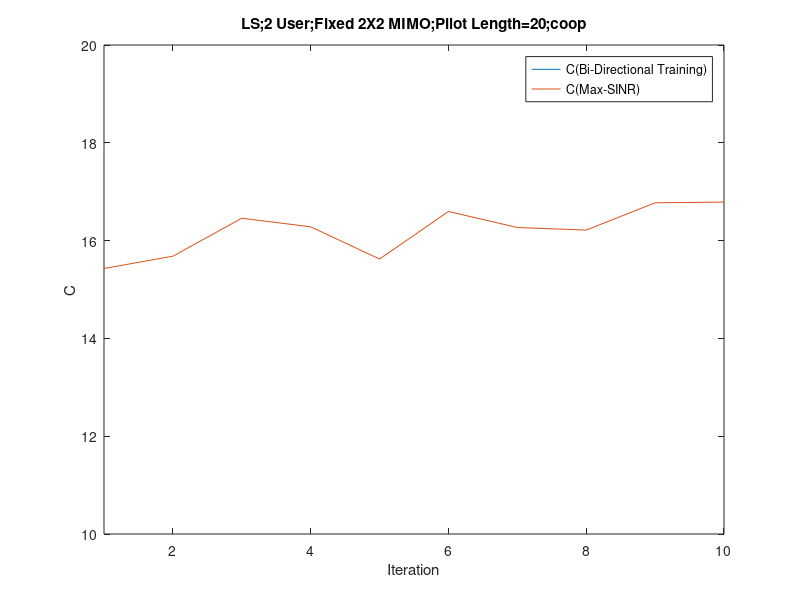

The MATLAB script that drew this image:
%2 user, 2X2 MIMO Channel
%All Channels(cooperation)
%calculate MSE
%LS Filter
%add realization function
clc
clear

for k=1:2
SINR_c_without_stat(:,k)= zeros(100,1);
SINR_c_know_stat(:,k)= zeros(100,1);
SINR_p_without_stat(:,k)= zeros(100,1);
SINR_p_know_stat(:,k)= zeros(100,1);
end

sigma = sqrt(10^(-3));

i = 2; %FilterLength
Realization=500;

  for R=1:Realization
        
        R
        
        H{1,1}=(1/sqrt(2))*[randn(1,1)+1i*randn(1,1) randn(1,1)+1i*randn(1,1);randn(1,1)+1i*randn(1,1) randn(1,1)+1i*randn(1,1)];
        H{1,2}=0.8*(1/sqrt(2))*[randn(1,1)+1i*randn(1,1) randn(1,1)+1i*randn(1,1);randn(1,1)+1i*randn(1,1) randn(1,1)+1i*randn(1,1)];
        H{2,1}=0.8*(1/sqrt(2))*[randn(1,1)+1i*randn(1,1) randn(1,1)+1i*randn(1,1);randn(1,1)+1i*randn(1,1) randn(1,1)+1i*randn(1,1)];
        H{2,2}=(1/sqrt(2))*[randn(1,1)+1i*randn(1,1) randn(1,1)+1i*randn(1,1);randn(1,1)+1i*randn(1,1) randn(1,1)+1i*randn(1,1)];

        Z{1,1}=H{1,1}.';
        Z{1,2}=H{2,1}.';
        Z{2,1}=H{1,2}.';
        Z{2,2}=H{2,2}.';
        Big_Z = [Z{1,1} Z{1,2};Z{2,1} Z{2,2}];

        for k = 1:2
            gp(:,k)=[1;1];
            gp_w(:,k)=[1;1];
            gp(:,k)=gp(:,k)/norm(gp(:,k));
            gp_w(:,k)=gp_w(:,k)/norm(gp_w(:,k));
            gc(:,k)=[1;1];
            gc_w(:,k)=[1;1];
            gc(:,k)=gc(:,k)/norm(gc(:,k));
            gc_w(:,k)=gc_w(:,k)/norm(gc_w(:,k));
            
            
        end

for iteration = 1:10
    
    iteration;

                %Normalized g
                for k = 1:2
                gp(:,k)=gp(:,k)/norm(gp(:,k));
                gp_w(:,k)=gp_w(:,k)/norm(gp_w(:,k));
                gc(:,k)=gc(:,k)/norm(gc(:,k));
                gc_w(:,k)=gc_w(:,k)/norm(gc_w(:,k));
                end
                
                Gc_w=[gc_w(:,1);gc_w(:,2)];
            
           
            %Backward Training
            for iter1 = 1:i

                    for k =1:2
                        if rand-0.5 >= 0
                                    xp_b(k,iter1) = 1;
                                else
                                    xp_b(k,iter1) = -1;
                        end
                    end
                    
                    if rand-0.5 >= 0
                                xc_b(iter1) = 1;
                            else
                                xc_b(iter1) = -1;
                    end
                    
                       
                    for k = 1:2

                                neq_p(:,iter1,k) = [0;0];
                                for j = 1:2
                                    if j~=k; 
                                        neq_p(:,iter1,k) = neq_p(:,iter1,k) + Z{k,j}*gp(:,j)*xp_b(j,iter1);
                                    end
                                end

                                neq_p_w(:,iter1,k) = [0;0];
                                for j = 1:2
                                    if j~=k;
                                        neq_p_w(:,iter1,k) = neq_p_w(:,iter1,k) + Z{k,j}*gp_w(:,j);
                                    end
                                end
                                
                                neq(:,iter1,k) = [0;0];
                                for j = 1:2
                                    if j~=k; 
                                        neq(:,iter1,k) = neq(:,iter1,k) + Z{k,j}*gc(:,j)*xc_b(iter1);
                                    end
                                end

                                neq_w(:,iter1,k) = [0;0];
                                for j = 1:2
                                    if j~=k;
                                        neq_w(:,iter1,k) = neq_w(:,iter1,k) + Z{k,j}*gc_w(:,j);
                                    end
                                end

                                all_w(:,iter1,k) = [0;0];
                                for j = 1:2
                                        all_w(:,iter1,k) = all_w(:,iter1,k) + Z{k,j}*gc_w(:,j);
                                end

                           
                    end
                    
                    for k = 1:2    
                                yb(:,iter1,k) = Z{k,k}*(gp(:,k)*xp_b(k,iter1))...
                                                +neq_p(:,iter1,k)...
                                                +sigma*(1/sqrt(2))*[(randn(1,1)+1i*randn(1,1));(randn(1,1)+1i*randn(1,1))]...
                                                +Z{k,k}*(gc(:,k)*xc_b(iter1))...
                                                +neq(:,iter1,k);
                    end
                           
            end
                    
            
            
                    for k = 1:2
                            vp_w(:,k) = inv(  Z{k,k}*gp_w(:,k)*gp_w(:,k)'*Z{k,k}'... 
                                            + neq_p_w(:,iter1,k)*(neq_p_w(:,iter1,k))'...  
                                            + eye(2)*sigma^2 ...
                                            + Z{k,k}*gc_w(:,k)*gc_w(:,k)'*Z{k,k}'...
                                            + neq_w(:,iter1,k)*(neq_w(:,iter1,k))'...
                                            + Z{k,k}*gc_w(:,k)*(neq_w(:,iter1,k))'...
                                            + (Z{k,k}*gc_w(:,k)*(neq_w(:,iter1,k))')'...
                                            ) * (Z{k,k}*gp_w(:,k)); 
                                        
                            
                            
                    end
                    
                    Vc_w = inv(  Big_Z*Gc_w*Gc_w'*Big_Z'...
                                        +Big_Z*[gp_w(:,1)*gp_w(:,1)' 0*eye(2);0*eye(2) gp_w(:,1)*gp_w(:,1)' ]*Big_Z'...
                                        +sigma^2*eye(4) )*(Big_Z*Gc_w);
            
                    for k = 1:2
                    vp(:,k)  = inv(yb(:,:,k)*yb(:,:,k)')*yb(:,:,k)*xp_b(k,:)';
                    z = inv([yb(:,:,1);yb(:,:,2)]*[yb(:,:,1);yb(:,:,2)]')*[yb(:,:,1);yb(:,:,2)]*xc_b';
                    vc(:,k)=z(2*k-1:2*k);
                    end
            
                    for k = 1:2
                    vp(:,k)=vp(:,k)/norm(vp(:,k));
                    vp_w(:,k)=vp_w(:,k)/norm(vp_w(:,k));
                    vc(:,k)=sqrt(2)*vc(:,k)/norm([vc(:,1);vc(:,2)]);
                    end
                    
                    Vc_w=sqrt(2)*Vc_w/norm(Vc_w);
                    for k = 1:2
                    vc_w(:,k)=Vc_w(2*k-1:2*k); 
                    end
       

            %Forward Training  
            for iter2 = 1:i

                    for k = 1:2
                        if rand-0.5 >= 0
                                    xp_f(k,iter2) = 1;
                                else
                                    xp_f(k,iter2) = -1;
                        end
                    end
                    
                    if rand-0.5 >= 0
                                xc_f(iter2) = 1;
                            else
                                xc_f(iter2) = -1;
                    end

                    for k = 1:2

                                neq_p(:,iter2,k) = [0;0];
                                for j = 1:2
                                    if j~=k; 
                                        neq_p(:,iter2,k) = neq_p(:,iter2,k) + H{k,j}*vp(:,j)*xp_f(j,iter2);
                                    end
                                end

                                neq_p_w(:,iter2,k) = [0;0];
                                for j = 1:2
                                    if j~=k;
                                        neq_p_w(:,iter2,k) = neq_p_w(:,iter2,k) + H{k,j}*vp_w(:,j);
                                    end
                                end
                                
                                neq(:,iter2,k) = [0;0];
                                for j = 1:2
                                    if j~=k; 
                                        neq(:,iter2,k) = neq(:,iter2,k) + H{k,j}*vc(:,j)*xc_f(iter2);
                                    end
                                end

                                neq_w(:,iter2,k) = [0;0];
                                for j = 1:2
                                    if j~=k;
                                        neq_w(:,iter2,k) = neq_w(:,iter2,k) + H{k,j}*vc_w(:,j);
                                    end
                                end

                                all_w(:,iter2,k) = [0;0];
                                for j = 1:2
                                        all_w(:,iter2,k) = all_w(:,iter2,k) + H{k,j}*vc_w(:,j);
                                end

                    end
                    
                    for k = 1:2    
                    yf(:,iter2,k) = H{k,k}*(vp(:,k)*xp_f(k,iter2))...
                                    +neq_p(:,iter2,k)...
                                    +sigma*(1/sqrt(2))*[(randn(1,1)+1i*randn(1,1));(randn(1,1)+1i*randn(1,1))]...
                                    +H{k,k}*(vc(:,k)*xc_f(iter2))...
                                    +neq(:,iter2,k);
                    end
                   
            end 
    
                for k = 1:2 
                gp_w(:,k) = inv(  H{k,k}*vp_w(:,k)*vp_w(:,k)'*H{k,k}'...
                                + neq_p_w(:,iter2,k)*(neq_p_w(:,iter2,k))'...  
                                + eye(2)*sigma^2 ...
                                + H{k,k}*vc_w(:,k)*vc_w(:,k)'*H{k,k}'...
                                + neq_w(:,iter2,k)*(neq_w(:,iter2,k))'...
                                + neq_w(:,iter2,k)*vc_w(:,k)'*H{k,k}'...
                                + H{k,k}*vc_w(:,k)*(neq_w(:,iter2,k))'...
                                ) * (H{k,k}*vp_w(:,k));
                            
                gc_w(:,k) = inv(  H{k,k}*vc_w(:,k)*vc_w(:,k)'*H{k,k}'  + neq_w(:,iter2,k)*(neq_w(:,iter2,k))'...  
                            + neq_w(:,iter2,k)*vc_w(:,k)'*H{k,k}'  + H{k,k}*vc_w(:,k)*(neq_w(:,iter2,k))'...
                            + eye(2)*sigma^2 ...
                            + H{k,k}*vp_w(:,k)*vp_w(:,k)'*H{k,k}'...
                            + neq_p_w(:,iter2,k)*(neq_p_w(:,iter2,k))'...
                            ) * all_w(:,iter2,k);  
                        
          
                
                            
                end

                for k = 1:2
                gp(:,k)  = inv(yf(:,:,k)*yf(:,:,k)')*yf(:,:,k)*xp_f(k,:)';
                gc(:,k)  = inv(yf(:,:,k)*yf(:,:,k)')*yf(:,:,k)*xc_f';
               
                
                end
                
                      
            
    
                %for SINR
            for k = 1:2
                
                %%%%%%%%%%%
                neq_SINR_p(iteration,k) = 0;
                for j = 1:2
                    if j~=k; 
                neq_SINR_p(iteration,k) = neq_SINR_p(iteration,k) + norm(gp(:,k)'*H{k,j}*vp(:,j))^2;
                    end
                end
                %%%%%%%%%%%
                neq_SINR_p_w(iteration,k) = 0;
                for j = 1:2
                    if j~=k; 
                neq_SINR_p_w(iteration,k) = neq_SINR_p_w(iteration,k) + norm(gp_w(:,k)'*H{k,j}*vp_w(:,j))^2;
                    end
                end
                
                all_SINR(:,iteration,k) = [0;0];
                for j = 1:2
                all_SINR(:,iteration,k) = all_SINR(:,iteration,k) + H{k,j}*vc(:,j);
                end

                all_SINR_w(:,iteration,k) = [0;0];
                for j = 1:2
                all_SINR_w(:,iteration,k) = all_SINR_w(:,iteration,k) + H{k,j}*vc_w(:,j);
                end
                
                %%%%%%%%%%
                all_SINR_cp(iteration,k) = 0;
                for j = 1:2
                all_SINR_cp(iteration,k) = all_SINR_cp(iteration,k) + norm(gc(:,k)'*H{k,j}*vp(:,j))^2;
                end
                %%%%%%%%%%
                all_SINR_w_cp(iteration,k) = 0;
                for j = 1:2
                all_SINR_w_cp(iteration,k) = all_SINR_w_cp(iteration,k) + norm(gc_w(:,k)'*H{k,j}*vp_w(:,j))^2;
                end
                
                all_SINR_pc(:,iteration,k) = [0;0];
                for j = 1:2
                all_SINR_pc(:,iteration,k) = all_SINR_pc(:,iteration,k) + gp(:,k)'*H{k,j}*vc(:,j);
                end
                
                all_SINR_w_pc(:,iteration,k) = [0;0];
                for j = 1:2
                all_SINR_w_pc(:,iteration,k) = all_SINR_w_pc(:,iteration,k) + gp_w(:,k)'*H{k,j}*vc_w(:,j);
                end
        
            end
    
            for k = 1:2
            SINR_p_without_stat(iteration,k)= ...
                      SINR_p_without_stat(iteration,k)...
                      +(    norm(  gp(:,k)'*H{k,k}*vp(:,k) )^2/(  neq_SINR_p(iteration,k)+ norm( gp(:,k)'*eye(2)*sigma^2*gp(:,k) )  + norm(all_SINR_pc(:,iteration,k))^2    ))/Realization;
            SINR_p_know_stat(iteration,k)= ...
                      SINR_p_know_stat(iteration,k) ...
                      +(    norm(  gp_w(:,k)'*H{k,k}*vp_w(:,k) )^2/(  neq_SINR_p_w(iteration,k) + norm( gp_w(:,k)'*eye(2)*sigma^2*gp_w(:,k) ) + norm(all_SINR_w_pc(:,iteration,k))^2  ))/Realization;
            
            SINR_c_without_stat(iteration,k)= ...
                      SINR_c_without_stat(iteration,k) ...
                      +(    norm(gc(:,k)'*all_SINR(:,iteration,k)   )^2/(  norm( gc(:,k)'*eye(2)*sigma^2*gc(:,k) )  + all_SINR_cp(iteration,k)     ))/Realization;
            SINR_c_know_stat(iteration,k)= ...
                      SINR_c_know_stat(iteration,k) ...
                      +(    norm( gc_w(:,k)'*all_SINR_w(:,iteration,k)  )^2/(  norm( gc_w(:,k)'*eye(2)*sigma^2*gc_w(:,k) ) + all_SINR_w_cp(iteration,k)    ))/Realization; 
            end
    
    end
           
end
   

n=1:iteration;


plot(   n,  (log2(1+SINR_c_without_stat(n,1))...
           +log2(1+SINR_c_without_stat(n,2))...
           +log2(1+SINR_p_without_stat(n,1))...
           +log2(1+SINR_p_without_stat(n,2))), n,  (log2(1+SINR_c_know_stat(n,1))...
                                                 +log2(1+SINR_c_know_stat(n,2))...
                                                 +log2(1+SINR_p_know_stat(n,1))...
                                                 +log2(1+SINR_p_know_stat(n,2))) )





legend('C(Bi-Directional Training)','C(Max-SINR)')
xlabel('Iteration')
ylabel('C')
title('LS;2 User;Fixed 2X2 MIMO;Pilot Length=20;coop')
axis([1 iteration 10 20])


